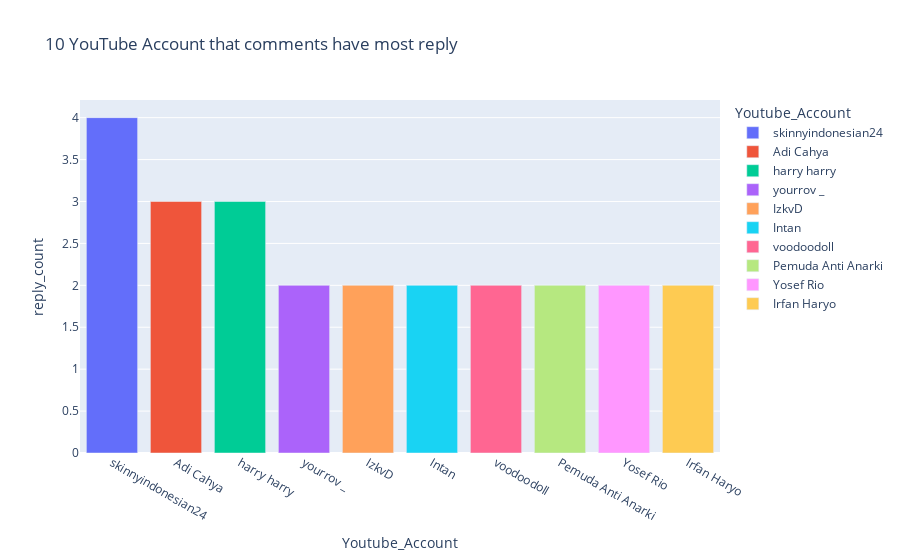

Write notebook code for a chart like this one.
### Markdown cell above
### 10 YouTube Account that comments have most reply

### Code cell
account = df['Name'].value_counts().head(10)
account = pd.DataFrame(data=account)
account.reset_index(inplace=True)
account = account.rename(columns = {"index" : "Youtube_Account",
                                    'Name': "reply_count"})
fig = px.bar(account, x='Youtube_Account', y='reply_count',
            color='Youtube_Account', title='10 YouTube Account that comments have most reply')
fig.show()

### Figure 1 — Plotly figure (JSON) as saved in the notebook; plotly's stock layout.template omitted (floating-point values rounded to 4 significant figures)
{"data": [{"alignmentgroup": "True", "hovertemplate": "Youtube_Account=%{x}<br>reply_count=%{y}<extra></extra>", "legendgroup": "skinnyindonesian24", "marker": {"color": "#636efa", "pattern": {"shape": ""}}, "name": "skinnyindonesian24", "offsetgroup": "skinnyindonesian24", "orientation": "v", "showlegend": true, "textposition": "auto", "type": "bar", "x": ["skinnyindonesian24"], "xaxis": "x", "y": [4], "yaxis": "y"}, {"alignmentgroup": "True", "hovertemplate": "Youtube_Account=%{x}<br>reply_count=%{y}<extra></extra>", "legendgroup": "Adi Cahya", "marker": {"color": "#EF553B", "pattern": {"shape": ""}}, "name": "Adi Cahya", "offsetgroup": "Adi Cahya", "orientation": "v", "showlegend": true, "textposition": "auto", "type": "bar", "x": ["Adi Cahya"], "xaxis": "x", "y": [3], "yaxis": "y"}, {"alignmentgroup": "True", "hovertemplate": "Youtube_Account=%{x}<br>reply_count=%{y}<extra></extra>", "legendgroup": "harry harry", "marker": {"color": "#00cc96", "pattern": {"shape": ""}}, "name": "harry harry", "offsetgroup": "harry harry", "orientation": "v", "showlegend": true, "textposition": "auto", "type": "bar", "x": ["harry harry"], "xaxis": "x", "y": [3], "yaxis": "y"}, {"alignmentgroup": "True", "hovertemplate": "Youtube_Account=%{x}<br>reply_count=%{y}<extra></extra>", "legendgroup": "yourrov _", "marker": {"color": "#ab63fa", "pattern": {"shape": ""}}, "name": "yourrov _", "offsetgroup": "yourrov _", "orientation": "v", "showlegend": true, "textposition": "auto", "type": "bar", "x": ["yourrov _"], "xaxis": "x", "y": [2], "yaxis": "y"}, {"alignmentgroup": "True", "hovertemplate": "Youtube_Account=%{x}<br>reply_count=%{y}<extra></extra>", "legendgroup": "IzkvD", "marker": {"color": "#FFA15A", "pattern": {"shape": ""}}, "name": "IzkvD", "offsetgroup": "IzkvD", "orientation": "v", "showlegend": true, "textposition": "auto", "type": "bar", "x": ["IzkvD"], "xaxis": "x", "y": [2], "yaxis": "y"}, {"alignmentgroup": "True", "hovertemplate": "Youtube_Account=%{x}<br>reply_count=%{y}<extra></extra>", "legendgroup": "Intan", "marker": {"color": "#19d3f3", "pattern": {"shape": ""}}, "name": "Intan", "offsetgroup": "Intan", "orientation": "v", "showlegend": true, "textposition": "auto", "type": "bar", "x": ["Intan"], "xaxis": "x", "y": [2], "yaxis": "y"}, {"alignmentgroup": "True", "hovertemplate": "Youtube_Account=%{x}<br>reply_count=%{y}<extra></extra>", "legendgroup": "voodoodoll", "marker": {"color": "#FF6692", "pattern": {"shape": ""}}, "name": "voodoodoll", "offsetgroup": "voodoodoll", "orientation": "v", "showlegend": true, "textposition": "auto", "type": "bar", "x": ["voodoodoll"], "xaxis": "x", "y": [2], "yaxis": "y"}, {"alignmentgroup": "True", "hovertemplate": "Youtube_Account=%{x}<br>reply_count=%{y}<extra></extra>", "legendgroup": "Pemuda Anti Anarki", "marker": {"color": "#B6E880", "pattern": {"shape": ""}}, "name": "Pemuda Anti Anarki", "offsetgroup": "Pemuda Anti Anarki", "orientation": "v", "showlegend": true, "textposition": "auto", "type": "bar", "x": ["Pemuda Anti Anarki"], "xaxis": "x", "y": [2], "yaxis": "y"}, {"alignmentgroup": "True", "hovertemplate": "Youtube_Account=%{x}<br>reply_count=%{y}<extra></extra>", "legendgroup": "Yosef Rio", "marker": {"color": "#FF97FF", "pattern": {"shape": ""}}, "name": "Yosef Rio", "offsetgroup": "Yosef Rio", "orientation": "v", "showlegend": true, "textposition": "auto", "type": "bar", "x": ["Yosef Rio"], "xaxis": "x", "y": [2], "yaxis": "y"}, {"alignmentgroup": "True", "hovertemplate": "Youtube_Account=%{x}<br>reply_count=%{y}<extra></extra>", "legendgroup": "Irfan Haryo", "marker": {"color": "#FECB52", "pattern": {"shape": ""}}, "name": "Irfan Haryo", "offsetgroup": "Irfan Haryo", "orientation": "v", "showlegend": true, "textposition": "auto", "type": "bar", "x": ["Irfan Haryo"], "xaxis": "x", "y": [2], "yaxis": "y"}], "layout": {"barmode": "relative", "legend": {"title": {"text": "Youtube_Account"}, "tracegroupgap": 0}, "title": {"text": "10 YouTube Account that comments have most reply"}, "xaxis": {"anchor": "y", "categoryarray": ["skinnyindonesian24", "Adi Cahya", "harry harry", "yourrov _", "IzkvD", "Intan", "voodoodoll", "Pemuda Anti Anarki", "Yosef Rio", "Irfan Haryo"], "categoryorder": "array", "domain": [0, 1], "title": {"text": "Youtube_Account"}}, "yaxis": {"anchor": "x", "domain": [0, 1], "title": {"text": "reply_count"}}}}
